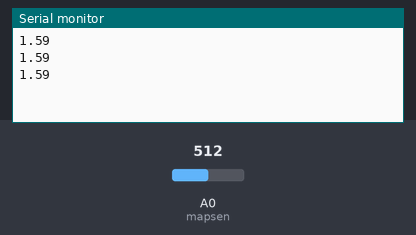
Recording of a sketch running on a simulated Arduino Uno, built with avr-gcc and run on an emulated ATmega328P. On the bench: the last lines printed to the serial monitor. The test bench sets the inputs (shaded band); at power-on: A0 (mapsen) = 512.

Above: at 1.2 s.
1.3 s: A0 (mapsen) set to 716
At 1.58 s:
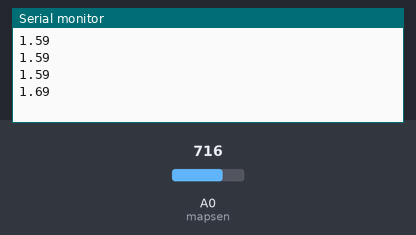
2.8 s: A0 (mapsen) set to 900
At 2.94 s:
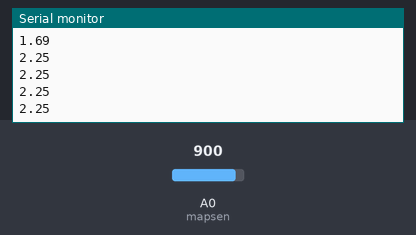
Timing chart, 0 to 5.8 s (numbered marks = the images above; inputs shaded):
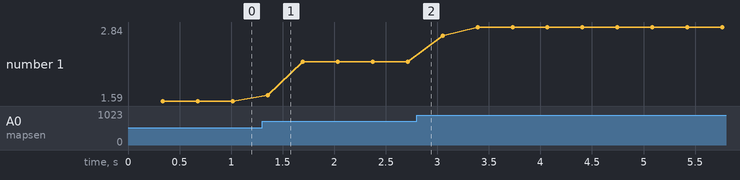

Measured:
- after the input at 1.3 s, the serial monitor: prints a new line after 0.06 s (image 1)
- plotted number 1: 1.59 → 2.25 after the input at 1.3 s, 2.25 → 2.84 after the input at 2.8 s

The sketch:

bosch_boost_sensor.ino
```cpp
int mapsen = 0; // Set MAP sensor input on Analog port 0
int NUM_SAMPLES= 300;  // number of samples
float sum = 0;                    // sum of samples taken
int sample_count = 0; // current sample number
float input_voltage = 5; //measured with multimeter

void setup() {
 Serial.begin(9600);
}
void loop() {
  sum = 0;
  sample_count = 0;
  while (sample_count <= NUM_SAMPLES) {
        sum += float(analogRead(mapsen));
        sample_count++;
        delay(1);
    }
 float out_voltage = (sum / NUM_SAMPLES * input_voltage) / 1024;
 float Pabs = out_voltage*3.2941/input_voltage-0.0659; //absolute pressure in bar
 Serial.println(Pabs);
}
```
